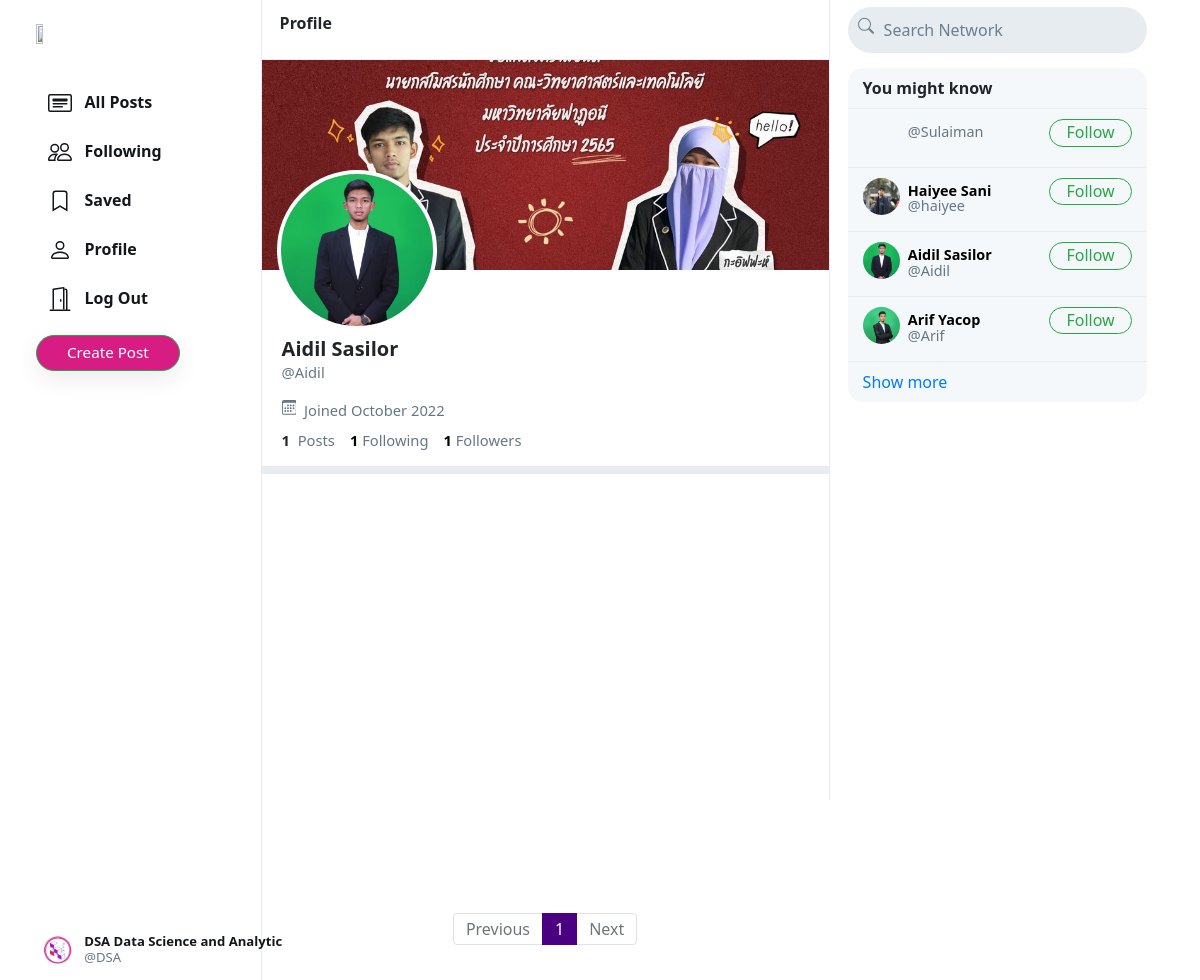
/Aidil (signed in), run on the app's committed database.
### network/models.py (models this page shows, shortened)
class User(AbstractUser):
    profile_pic = models.ImageField(upload_to='profile_pic/')
    bio = models.TextField(max_length=160, blank=True, null=True)
    cover = models.ImageField(upload_to='covers/', blank=True)

### network/views.py (the view)
# urls.py: path("<str:username>", views.profile, name='profile'),
def profile(request, username):
    user = User.objects.get(username=username)
    all_posts = Post.objects.filter(creater=user).order_by('-date_created')
    paginator = Paginator(all_posts, 10)
    page_number = request.GET.get('page')
    if page_number == None:
        page_number = 1
    posts = paginator.get_page(page_number)
    followings = []
    suggestions = []
    follower = False
    if request.user.is_authenticated:
        followings = Follower.objects.filter(followers=request.user).values_list('user', flat=True)
        suggestions = User.objects.exclude(pk__in=followings).exclude(username=request.user.username).order_by("?")[:6]
        if request.user in Follower.objects.get(user=user).followers.all():
            follower = True
    follower_count = Follower.objects.get(user=user).followers.all().count()
    following_count = Follower.objects.filter(followers=user).count()
    return render(request, 'network/profile.html', {
        "username": user,
        "posts": posts,
        "posts_count": all_posts.count(),
        "suggestions": suggestions,
        "page": "profile",
        "is_follower": follower,
        "follower_count": follower_count,
        "following_count": following_count
    })

### network/templates/network/profile.html (shortened to what this page needs)
{% extends 'network/index.html' %}
{% load static %}
{% block profile %}
    <div class="profile-view" data-user="{{username.username}}">
        <div class="cover-image" style="background-image: url(/media/{{username.cover}})"></div>
        <div class="profile-image" style="background-image: url(/media/{{username.profile_pic}})"></div>
        <div class="profile-details">
            <div class="details-data">
                <h5>{{username.first_name}} {{username.last_name}}</h5>
                <div class="grey">@{{username.username}}</div>
                <div class="grey" style="padding: 8px 0px;">
                    &nbsp;Joined {{username.date_joined | date:"F Y"}}
                </div>
                <div>
                    <strong>
                        {{posts_count}}
                    </strong>
                    &nbsp;<span class="grey">Posts</span>
                    <a href="#">
                        <strong id="following__count">{{following_count | default:0}}</strong>&nbsp;<span class="grey">Following</span>
                    </a>
                    <a href="#">
                        <strong id="follower__count">{{follower_count | default:0}}</strong>&nbsp;<span class="grey">Followers</span>
                    </a>
                </div>
            </div>
        </div>
    </div>
    <div class="space"></div>
{% endblock %}

### network/templates/network/layout.html (shortened to what this page needs)
{% load static %}
<!DOCTYPE html>
<html lang="en">
    <head>
        <link rel="stylesheet" href="https://stackpath.bootstrapcdn.com/bootstrap/4.4.1/css/bootstrap.min.css">
        <link href="{% static 'network/styles.css' %}" rel="stylesheet">
    </head>
    <body>
        <div class="body" data-page="{{page}}">
            <div class="sidenav">
                <a href="{% url 'index' %}" class="navbar-brand">
                    <img src="{% static 'network/Images/logo.png' %}" height="31px">
                </a>
                <div style="height: 100%;">
                    <div>
                        <div>
                            <ul>
                                <li class="nav-item" id="all_posts">
                                <a href="{% url 'DSocial' %}" class="nav-link">
                                    <div>
                                        &nbsp;&nbsp;All Posts
                                    </div>
                                </a>
                                </li>
                                {% if user.is_authenticated %}
                                    <li class="nav-item" id="following">
                                        <a href="{% url 'following' %}" class="nav-link">
                                            <div>
                                                &nbsp;&nbsp;Following
                                            </div>
                                        </a>
                                    </li>
                                    <li class="nav-item" id="saved">
                                        <a href="{% url 'saved' %}" class="nav-link">
                                            <div>
                                                <svg width="1.5em" height="1.5em" viewBox="0 0 16 16" class="bi bi-bookmark" fill="currentColor" xmlns="http://www.w3.org/2000/svg">
                                                    <path fill-rule="evenodd" d="M8 12l5 3V3a2 2 0 0 0-2-2H5a2 2 0 0 0-2 2v12l5-3zm-4 1.234l4-2.4 4 2.4V3a1 1 0 0 0-1-1H5a1 1 0 0 0-1 1v10.234z"/>
                                                  </svg>
                                                &nbsp;&nbsp;Saved
                                            </div>
                                        </a>
                                    </li>
                                    <li class="nav-item" id="profile">
                                        <a href="{% url 'profile' user.username %}" class="nav-link">
                                            <div>
                                                &nbsp;&nbsp;Profile
                                            </div>
                                        </a>
                                    </li>
                                    <li class="nav-item" id="logout">
                                        <a href="{% url 'logout' %}" class="nav-link">
                                            <div>
                                                &nbsp;&nbsp;Log Out
                                            </div>
                                        </a>
                                    </li>
                                {% endif %}
                            </ul>
                        </div>
                        {% if user.is_authenticated %}
                            <button id="popup-btn" class="btn btn-success new-post-btn" onclick="createpost()">Create Post</button>
                        {% endif %}
                    </div>
                    <div style="position: absolute; bottom: 10px;">
                        {% if user.is_authenticated %}
                            <li class="nav-item sidenav-user">
                                <a href="{% url 'profile' user.username %}" class="nav-link">
                                    <div class="user_account">
                                        <div class="small-profilepic" style="float: left; background-image: url(/media/{{user.profile_pic}})"></div>
                                        <div style="height: 2.7vw; margin: auto;">
                                            <div style="margin-top: 4px;"><strong>{{user.first_name}} {{user.last_name}}</strong></div>
                                            <div class="grey" style="margin-top: 4px;">@{{ user.username }}</div>
                                        </div>
                                    </div>
                                </a>
                            </li>
                        {% endif %}
                    </div>
                </div>
            </div>
            {% block body %}
            {% endblock %}
            <div class="right-div">
                <nav class="head">
                    <form action="#">
                        <div class="search-div">
                            <div>
                            </div>
                            <input type="text" name="query" id="search-box" placeholder="Search Network">
                        </div>
                    </form>
                </nav>
                <div class='right-div-content'>
                    <div class="space" style="background-color: white;"></div>
                    {% if user.is_authenticated %}
                        <div class="suggestion-box">
                            <div class="suggestion-header">
                                You might know
                            </div>
                            {% for suggestion in suggestions %}
                                <div class="suggestion-user">
                                    <div>
                                        <a href="{% url 'profile' suggestion.username %}">
                                            <div class="small-profilepic" style="background-image: url(/media/{{suggestion.profile_pic}})"></div>
                                        </a>
                                    </div>
                                    <div class="user-details">
                                        <a href="{% url 'profile' suggestion.username %}">
                                            <div id="user-name">
                                                <strong>
                                                    {{suggestion.first_name}} {{suggestion.last_name}}
                                                </strong>
                                            </div>
                                            <div class="grey">@{{suggestion.username}}</div>
                                        </a>
                                    </div>
                                    <div>
                                        <button class="btn btn-outline-success" type="button" onclick="follow_user(this,'{{suggestion.username}}','suggestion')">Follow</button>
                                    </div>
                                </div>
                            {% empty %}
                                    <div style="text-align: center; border-bottom: .5px solid #e6ecf0; padding: 10px 15px;">
                                        <span class="grey" style="font-size: .9em;">No suggestions available.</span>
                                    </div>
                            {% endfor %}
                            <div class="suggestion-footer">
                                <a href="#">Show more</a>
                            </div>
                        </div>
                    {% endif %}
                </div>
            </div>
        </div>
    </body>
</html>

### network/static/network/styles.css (style rules this page uses)
.body { display: flex; min-height: 100%; font-family: system-ui, sans-serif; }
.btn { border-radius: 20px; padding: 0.32rem 1rem 0.375rem 1rem; }
.btn, .btn:focus, .btn:active { box-shadow: none !important; -webkit-box-shadow: none !important; }
.grey { color: #657786; }
svg { vertical-align: text-top; }
.btn-success { background-color: #d71d83; }
.sidenav { height: 100%; width: 21.8%; position: fixed; top: 0; left: 0; padding: 15px; list-style: none; border-right: .5px solid #e6ecf0; z-index: 100; padding-left: 3%; background-color: white; }
.navbar-brand img { width: 60%; height: 30%; }
.sidenav ul { list-style: none; padding-left: 0px; margin-top: 3vh; }
.sidenav li { margin-top: 7px; }
.sidenav .nav-link { color: #14171a; line-height: .7em; font-weight: 700; padding: 0px; }
.sidenav .nav-link > div { padding: 10px 20px 8px 12px; border-radius: 25px; line-height: 0.9em; width: max-content; }
.new-post-btn { padding-left: 30px !important; padding-right: 30px !important; font-size: .95em; font-weight: 530; box-shadow: rgba(0, 0, 0, 0.08) 0px 8px 24px !important; }
.user_account { display: flex; font-size: .82rem; font-weight: normal; padding-top: 3px !important; padding-bottom: 3px !important; padding-left: 3px !important; }
.user_account .small-profilepic { transform: scale(.82); margin-left: auto; margin-top: auto; }
.head { height: 7.5vh; }
.small-profilepic { width: 3.1vw; height: 3.1vw; border-radius: 9999px; overflow: hidden; margin-right: 8px; background-size: cover; background-repeat: no-repeat; background-position: center; box-sizing: content-box; }
.space { height: 8px; background-color: #e6ecf0; }
.cover-image { height: 210px; background-size: cover; background-position: center; background-repeat: no-repeat; background-color: #ccd6dd; }
.profile-image { width: 160px; height: 160px; position: absolute; left: 15px; top: 110px; border-radius: 99999px; border: 4px solid white; background-size: cover; background-repeat: no-repeat; background-position: center; background-color: white; }
.profile-details { padding: 15px 20px; }
.profile-details > .details-data { margin-top: 52px; font-size: .92em; }
.profile-details h5 { font-weight: 800; margin-bottom: 0px; }
.profile-details a { color: black; text-decoration: none; }
.right-div { width: 28%; height: 100vh; position: fixed; right: 2.95%; border-left: .5px solid #e6ecf0; background-color: white; }
.right-div .head { padding: .9vh 1.5vw; }
.right-div .search-div { margin-left: auto; margin-right: auto; display: flex; border-radius: 25px; background-color: #e6ecf0; padding-left: 10px; padding-right: 10px; vertical-align: middle; }
#search-box { height: 5.7vh; border: none; background: none; outline: none; width: 100%; margin-left: 8px; }
#search-box::placeholder { color: #6d7e8c; }
.right-div-content { height: 92.5vh; overflow: auto; padding-left: 1.5vw; padding-right: 1.5vw; }
.suggestion-box, .guest-box { border-radius: 15px; overflow: hidden; background-color: #f5f8fa; }
.suggestion-header { padding: 13px 15px; line-height: .9em; font-weight: 800; border-bottom: .5px solid #e6ecf0; }
.suggestion-user { display: flex; padding: 10px 15px; font-size: .9em; border-bottom: .5px solid #e6ecf0; }
.suggestion-user a { color: black; text-decoration: none; }
.user-details { flex: 1; line-height: 1.1em; padding: 5px 0px 7px 0px; }
.suggestion-user .btn { padding: 0em 1em .09em 1em; }
.suggestion-footer { padding: 13px 15px; line-height: .9em; }
.suggestion-footer a { text-decoration: none; }

### data on the page
User: profile_pic (picture), first_name "DSA", last_name "Data Science and Analytic", username "DSA"
User: cover (picture), profile_pic (picture), first_name "Aidil", last_name "Sasilor", username "Aidil", date_joined "October 2022"
User: username "Sulaiman"
User: profile_pic (picture), first_name "Haiyee", last_name "Sani", username "haiyee"
User: profile_pic (picture), first_name "Arif", last_name "Yacop", username "Arif"

### other printed values
{{ posts_count }} "1"
{{ following_count | default:0 }} "1"
{{ follower_count | default:0 }} "1"
{{ each }} "1"
